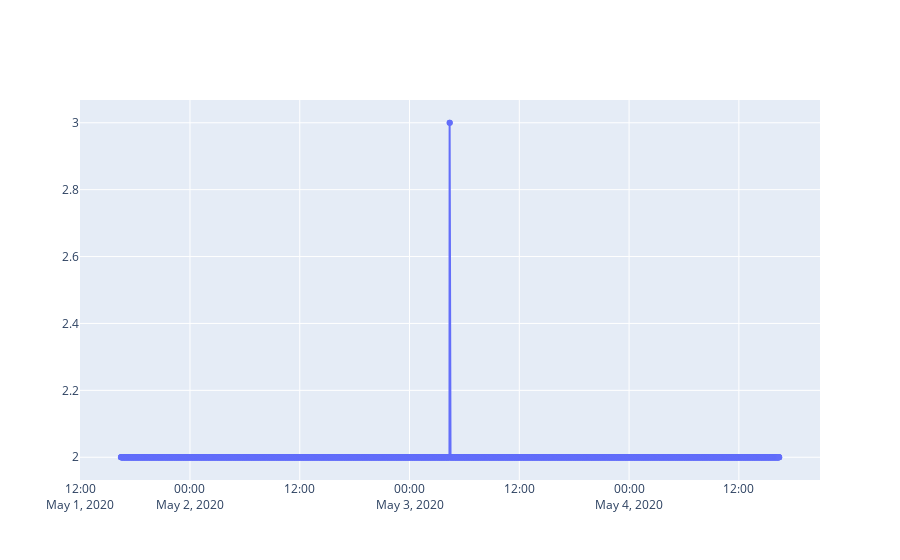

This figure's notebook cell:
### Code cell
# calculate diffs and visualize (is the rate of change constant)
diffs = df['y'].diff()

fig = go.Figure()
fig.add_trace(
    go.Scatter(
        x=df['ds'],
        y=diffs,
        mode='lines+markers',
    )
)
fig.show()

### Figure 1 — Plotly figure (JSON) as saved in the notebook; plotly's stock layout.template omitted (floating-point values rounded to 4 significant figures; data arrays with more than 128 entries replaced by an {"elided": "..."} marker saying what was removed)
{"data": [{"mode": "lines+markers", "type": "scatter", "x": {"elided": "4320 str values"}, "y": {"elided": "4320 int values"}}], "layout": {}}
